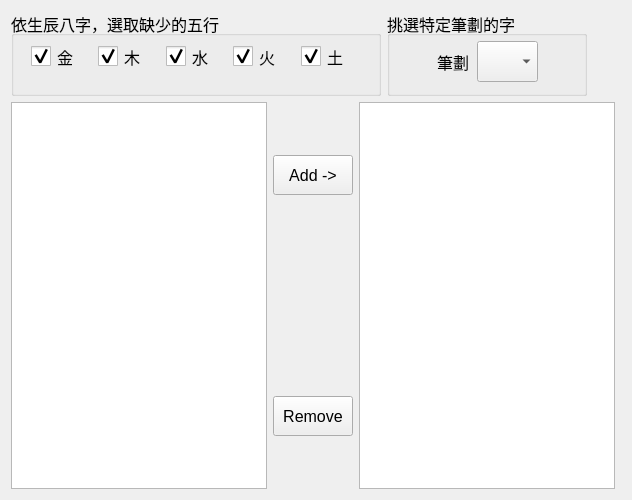
<?xml version="1.0" encoding="UTF-8"?>
<ui version="4.0">
 <class>Form_SelectWord</class>
 <widget class="QWidget" name="Form_SelectWord">
  <property name="geometry">
   <rect>
    <x>0</x>
    <y>0</y>
    <width>632</width>
    <height>500</height>
   </rect>
  </property>
  <property name="sizePolicy">
   <sizepolicy hsizetype="Fixed" vsizetype="Preferred">
    <horstretch>0</horstretch>
    <verstretch>0</verstretch>
   </sizepolicy>
  </property>
  <property name="font">
   <font>
    <pointsize>12</pointsize>
   </font>
  </property>
  <property name="windowTitle">
   <string>Select Words</string>
  </property>
  <layout class="QFormLayout" name="formLayout">
   <item row="3" column="0">
    <layout class="QGridLayout" name="gridLayout" rowstretch="1,0,4,0,1">
     <item row="0" column="1" rowspan="5">
      <widget class="QListWidget" name="listWidget_WordList">
       <property name="sizePolicy">
        <sizepolicy hsizetype="Expanding" vsizetype="Expanding">
         <horstretch>0</horstretch>
         <verstretch>0</verstretch>
        </sizepolicy>
       </property>
       <property name="font">
        <font>
         <pointsize>12</pointsize>
        </font>
       </property>
      </widget>
     </item>
     <item row="0" column="2">
      <spacer name="verticalSpacer_3">
       <property name="orientation">
        <enum>Qt::Vertical</enum>
       </property>
       <property name="sizeHint" stdset="0">
        <size>
         <width>20</width>
         <height>40</height>
        </size>
       </property>
      </spacer>
     </item>
     <item row="1" column="2">
      <widget class="QPushButton" name="pushButton_AddWord">
       <property name="minimumSize">
        <size>
         <width>0</width>
         <height>40</height>
        </size>
       </property>
       <property name="text">
        <string>Add -&gt;</string>
       </property>
      </widget>
     </item>
     <item row="2" column="2">
      <spacer name="verticalSpacer_2">
       <property name="orientation">
        <enum>Qt::Vertical</enum>
       </property>
       <property name="sizeHint" stdset="0">
        <size>
         <width>20</width>
         <height>40</height>
        </size>
       </property>
      </spacer>
     </item>
     <item row="3" column="2">
      <widget class="QPushButton" name="pushButton_RemoveWord">
       <property name="minimumSize">
        <size>
         <width>0</width>
         <height>40</height>
        </size>
       </property>
       <property name="text">
        <string>Remove</string>
       </property>
      </widget>
     </item>
     <item row="0" column="3" rowspan="5">
      <widget class="QListWidget" name="listWidget_SelectedWord">
       <property name="sizePolicy">
        <sizepolicy hsizetype="Expanding" vsizetype="Expanding">
         <horstretch>0</horstretch>
         <verstretch>1</verstretch>
        </sizepolicy>
       </property>
       <property name="font">
        <font>
         <pointsize>12</pointsize>
        </font>
       </property>
      </widget>
     </item>
     <item row="4" column="2">
      <spacer name="verticalSpacer_4">
       <property name="orientation">
        <enum>Qt::Vertical</enum>
       </property>
       <property name="sizeHint" stdset="0">
        <size>
         <width>20</width>
         <height>40</height>
        </size>
       </property>
      </spacer>
     </item>
    </layout>
   </item>
   <item row="3" column="1">
    <spacer name="verticalSpacer">
     <property name="orientation">
      <enum>Qt::Vertical</enum>
     </property>
     <property name="sizeType">
      <enum>QSizePolicy::Maximum</enum>
     </property>
     <property name="sizeHint" stdset="0">
      <size>
       <width>0</width>
       <height>800</height>
      </size>
     </property>
    </spacer>
   </item>
   <item row="0" column="0">
    <layout class="QHBoxLayout" name="horizontalLayout_2" stretch="5,1">
     <item>
      <widget class="QGroupBox" name="groupBox_2">
       <property name="sizePolicy">
        <sizepolicy hsizetype="Fixed" vsizetype="Fixed">
         <horstretch>0</horstretch>
         <verstretch>0</verstretch>
        </sizepolicy>
       </property>
       <property name="minimumSize">
        <size>
         <width>370</width>
         <height>85</height>
        </size>
       </property>
       <property name="title">
        <string>依生辰八字，選取缺少的五行</string>
       </property>
       <widget class="QWidget" name="horizontalLayoutWidget">
        <property name="geometry">
         <rect>
          <x>20</x>
          <y>30</y>
          <width>331</width>
          <height>31</height>
         </rect>
        </property>
        <layout class="QHBoxLayout" name="horizontalLayout">
         <item>
          <widget class="QCheckBox" name="checkBox_SelectWord_Gold">
           <property name="styleSheet">
            <string notr="true">QCheckBox::indicator{width :20px;height : 20px;}
</string>
           </property>
           <property name="text">
            <string>金</string>
           </property>
           <property name="checked">
            <bool>true</bool>
           </property>
          </widget>
         </item>
         <item>
          <widget class="QCheckBox" name="checkBox_SelectWord_Wood">
           <property name="font">
            <font>
             <pointsize>12</pointsize>
            </font>
           </property>
           <property name="styleSheet">
            <string notr="true">QCheckBox::indicator{width :20px;height : 20px;}
</string>
           </property>
           <property name="text">
            <string>木</string>
           </property>
           <property name="checked">
            <bool>true</bool>
           </property>
          </widget>
         </item>
         <item>
          <widget class="QCheckBox" name="checkBox_SelectWord_Water">
           <property name="font">
            <font>
             <pointsize>12</pointsize>
            </font>
           </property>
           <property name="styleSheet">
            <string notr="true">QCheckBox::indicator{width :20px;height : 20px;}
</string>
           </property>
           <property name="text">
            <string>水</string>
           </property>
           <property name="checked">
            <bool>true</bool>
           </property>
          </widget>
         </item>
         <item>
          <widget class="QCheckBox" name="checkBox_SelectWord_Fire">
           <property name="font">
            <font>
             <pointsize>12</pointsize>
            </font>
           </property>
           <property name="styleSheet">
            <string notr="true">QCheckBox::indicator{width :20px;height : 20px;}
</string>
           </property>
           <property name="text">
            <string>火</string>
           </property>
           <property name="checked">
            <bool>true</bool>
           </property>
          </widget>
         </item>
         <item>
          <widget class="QCheckBox" name="checkBox_SelectWord_Earth">
           <property name="font">
            <font>
             <pointsize>12</pointsize>
            </font>
           </property>
           <property name="styleSheet">
            <string notr="true">QCheckBox::indicator{width :20px;height : 20px;}
</string>
           </property>
           <property name="text">
            <string>土</string>
           </property>
           <property name="checked">
            <bool>true</bool>
           </property>
          </widget>
         </item>
        </layout>
       </widget>
      </widget>
     </item>
     <item>
      <widget class="QGroupBox" name="groupBox">
       <property name="sizePolicy">
        <sizepolicy hsizetype="Fixed" vsizetype="Fixed">
         <horstretch>0</horstretch>
         <verstretch>0</verstretch>
        </sizepolicy>
       </property>
       <property name="minimumSize">
        <size>
         <width>200</width>
         <height>85</height>
        </size>
       </property>
       <property name="title">
        <string>挑選特定筆劃的字</string>
       </property>
       <widget class="QComboBox" name="comboBox_NameCount">
        <property name="geometry">
         <rect>
          <x>90</x>
          <y>30</y>
          <width>61</width>
          <height>41</height>
         </rect>
        </property>
       </widget>
       <widget class="QLabel" name="label_10">
        <property name="geometry">
         <rect>
          <x>50</x>
          <y>30</y>
          <width>41</width>
          <height>41</height>
         </rect>
        </property>
        <property name="font">
         <font>
          <pointsize>12</pointsize>
         </font>
        </property>
        <property name="text">
         <string>筆劃</string>
        </property>
       </widget>
      </widget>
     </item>
    </layout>
   </item>
  </layout>
 </widget>
 <resources/>
 <connections/>
</ui>
